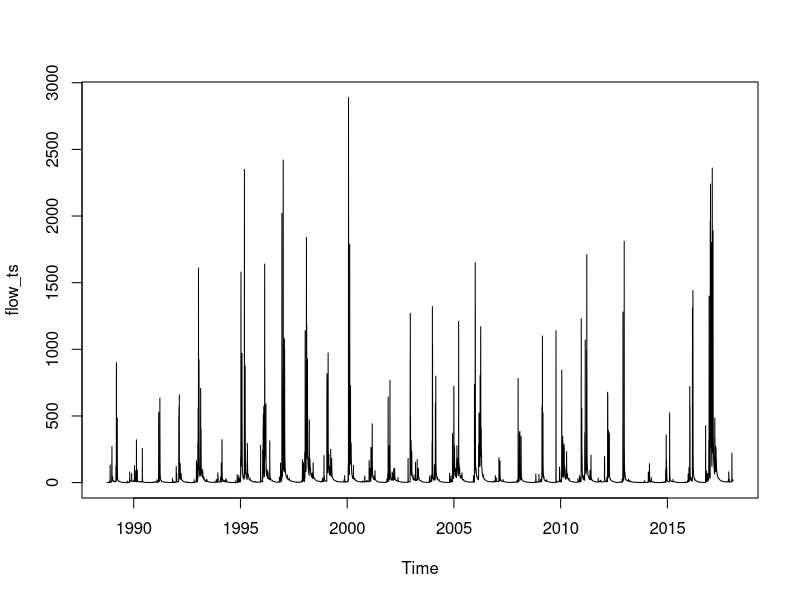
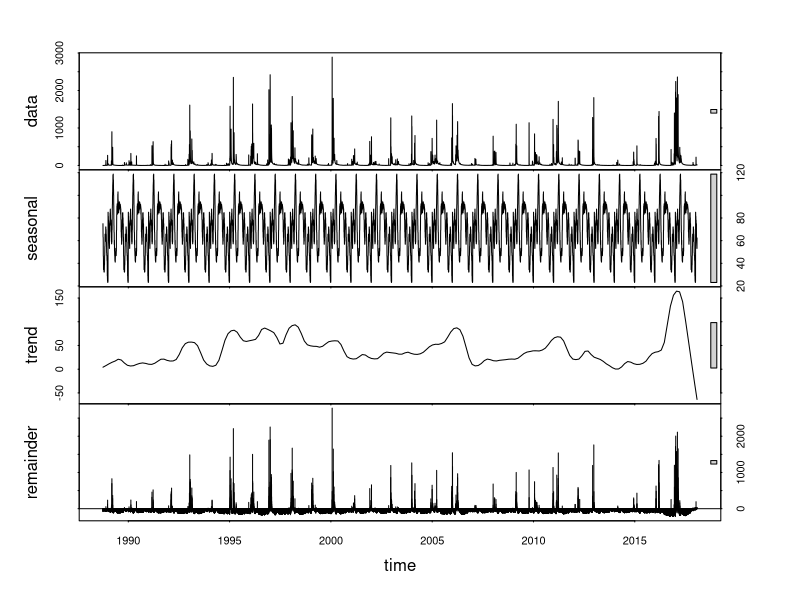
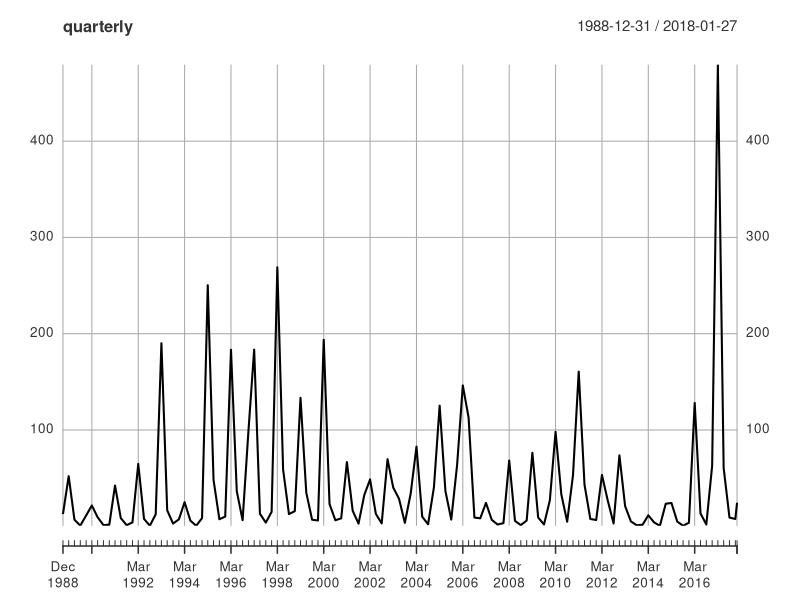
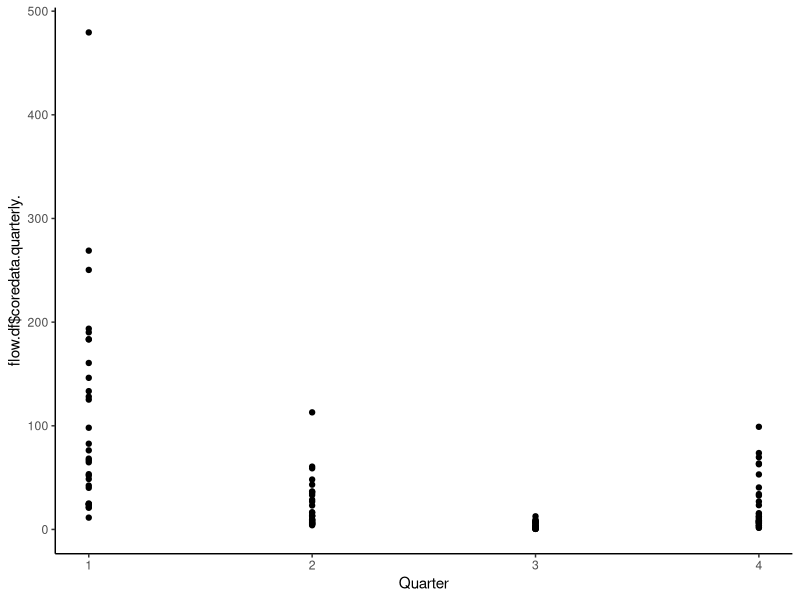

R code for these plots, in order:
df <- read.csv("USGSGaugeSoquelCkSoquel.csv")
df$datetime <- as.Date(df$datetime, format = "%m/%d/%Y")
df$Mean.cfs[is.na(df$Mean.cfs)] <- round(mean(df$Mean.cfs, na.rm = TRUE))
set.seed(25)
# start on 10/1/88, 1988 was a leap year
flow_ts <- ts(df$Mean.cfs, start=c(1988,275), frequency=365.25)
flow_ts
class(flow_ts)
head(flow_ts) # as "matrix"
plot.ts(flow_ts)
fit <- stl(flow_ts, s.window="period")
plot(fit)
library(forecast)
library(zoo)
library(xts)
newflow <- xts(flow_ts, order.by = df$datetime)
quarterly <- apply.quarterly(newflow,mean)
plot(quarterly)
flow.df <- data.frame(date=index(quarterly), coredata(quarterly))
flow.df$month <- format(as.Date(flow.df$date), "%m")
flow.df$year <- format(as.Date(flow.df$date), "%Y")
flow.df <- flow.df[,c(3,4,2)]
names(flow.df)[names(flow.df)=="month"] <- "quarter"
q <- function(x) as.integer(as.numeric(x)/4)+1
flow.df$quarter <- sapply(flow.df$quarter,q)
library(ggplot2)
ggplot(flow.df, aes(flow.df$quarter,flow.df$coredata.quarterly.), 
       value, group=factor(flow.df$year), 
       color=factor(flow.df$year)) +
#  geom_line() +
  geom_point() +
  labs(x="Quarter", color="Year") +
  theme_classic()
write.csv(flow.df, file="FlowQ.csv", na="")
